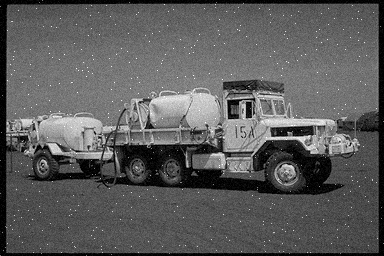
%> input picture Problem_1/NoisyImg.bmp, 384 x 256 px
$ octave main.m   (GNU Octave 9; MATLAB toolbox functions it lacks are replaced by stand-ins)
%> lines starting %> are read from the running program, lines starting %| are printed output that depends on the picture
### Problem_1/adp_median.m
function II=adp_median(I,Smax)
% first we set a restriction of "kernel size", denser noise, larger Smax
if (Smax<=1)||(Smax/2==round(Smax/2))||(Smax~=round(Smax))
    error('Smax must be an odd integer >1');
end
%initiailization
II=I;
II(:)=0;
alreadyProcessed=false(size(I));
%iteration
for k=3:2:Smax
zmin=ordfilt2(I,1,ones(k,k),'symmetric');
zmax=ordfilt2(I,k*k,ones(k,k),'symmetric');
zmed=medfilt2(I,[k k],'symmetric');
% pixels which processed by B
processUsingLevelB=(zmed>zmin)&(zmax>zmed)&(~alreadyProcessed);
zB=(I>zmin)&(zmax>I);
outputZxy=processUsingLevelB&zB;
outputZmed=processUsingLevelB&~zB;
II(outputZxy)=I(outputZxy);
II(outputZmed)=zmed(outputZmed);
alreadyProcessed=alreadyProcessed|processUsingLevelB;
if all(alreadyProcessed(:))
    break;
end
end
%original value of the pixel
II(~alreadyProcessed)=I(~alreadyProcessed);

### Problem_1/main.m
im1 = imread('./NoisyImg.bmp');
%> im1 is the input picture: size 256x384 uint8; min 0, max 255, mean 91.9
[row, col] = size(im1);
%> row = 256; col = 384
figure(1);
imshow(im1)

% Implement the median filter
im_median = medfilt2(im1,[3,3]);
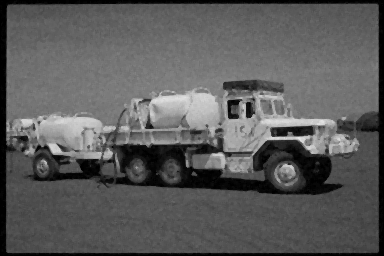
%> im_median: size 256x384 uint8; min 0, max 229, mean 91.3
figure(2);
imshow(im_median);
imwrite(im_median, 'Median.bmp')

% Implement the wiener filter
im_wiener = wiener2(im1, [5,5]);
figure(3);
imshow(im_wiener);
imwrite(im_wiener, 'Wiener.bmp')

% Implement the adaptive median filter
im_adp_median = adp_median(im1, 23);
%> in adp_median, `II(:)=0;`: II: size 256x384 uint8; every value is 0
%> the loop in adp_median, `for k=3:2:Smax` made 8 passes
%> pass 1, in adp_median, `zmax=ordfilt2(I,k*k,ones(k,k),'symmetric');`:
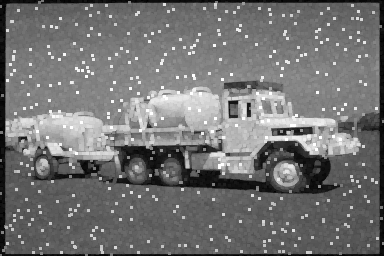
%> zmax: size 256x384 uint8; min 0, max 255, mean 114.9
%> pass 1, in adp_median, `processUsingLevelB=(zmed>zmin)&(zmax>zmed)&(~alreadyProcessed);`:
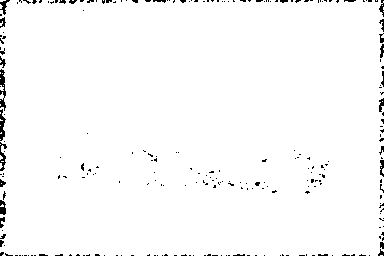
%> processUsingLevelB: size 256x384 logical; 97.9% white; black in thin lines or dots
%> after the loop in adp_median, `for k=3:2:Smax`: alreadyProcessed: size 256x384 logical; every value is 1
figure(4);
imshow(im_adp_median);
imwrite(im_wiener, 'AdaptiveMedian.bmp');

% combination
im_out = adp_median(im1, 23);
%> the loop in adp_median (call 2), `for k=3:2:Smax` made 8 passes
%> pass 1, in adp_median (call 2), `zB=(I>zmin)&(zmax>I);`:
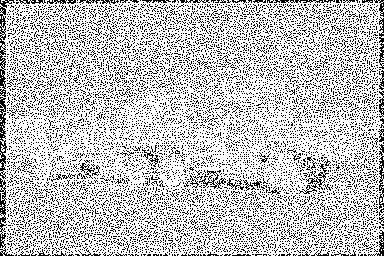
%> zB: size 256x384 logical; 75.7% white; black in thin lines or dots
%> pass 1, in adp_median (call 2), `outputZxy=processUsingLevelB&zB;`:
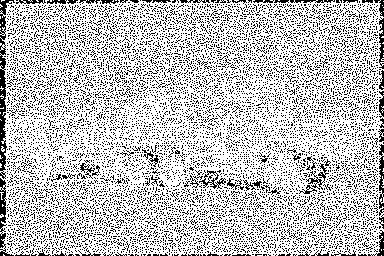
%> outputZxy: size 256x384 logical; 75.3% white; black in thin lines or dots
%> pass 1, in adp_median (call 2), `outputZmed=processUsingLevelB&~zB;`:
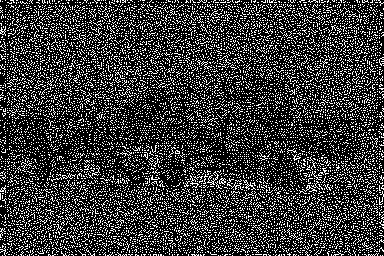
%> outputZmed: size 256x384 logical; 22.7% white in thin lines or dots
%> pass 2, in adp_median (call 2), `zmin=ordfilt2(I,1,ones(k,k),'symmetric');`:
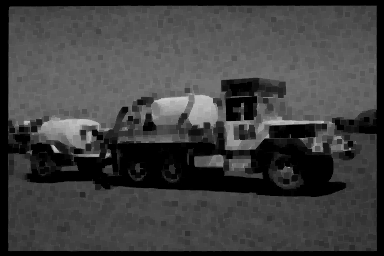
%> zmin: size 256x384 uint8; min 0, max 205, mean 64.1
im_out = wiener2(im_out, [3,3]);
figure(5);
imshow(im_out);
imwrite(im_wiener, 'ResultA.bmp');
